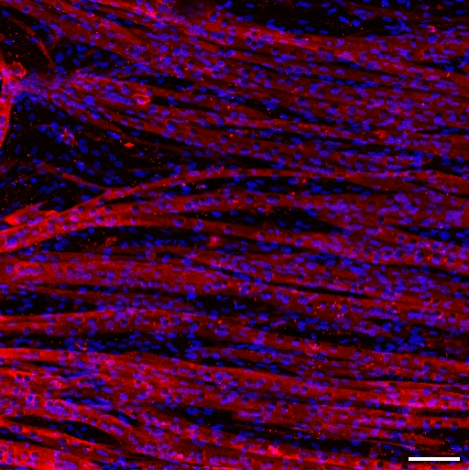
#> input picture B1 high (2).png, 469 x 470 px
$ python test_analyzer.py
#> lines starting #> are read from the running program, lines starting #| are printed output that depends on the picture; after the words box and inside, x2 and y2 are one past the last pixel; in counts of white or black regions, pixels touching at a corner belong together
### nuclei_detection.py
import os
import sys
import numpy as np
import cv2
import matplotlib.pyplot as plt
from skimage import filters, morphology, measure, segmentation, color, feature

def detect_nuclei(image_path, output_dir=None, visualize=True):
    """
    Detect and count nuclei in a fluorescence microscopy image.

    Parameters:
    -----------
    image_path : str
        Path to the input image
    output_dir : str, optional
        Directory to save output images and results
    visualize : bool, optional
        Whether to create and save visualization

    Returns:
    --------
    dict
        Dictionary containing nuclei count and other metrics
    """
#> called with image_path = 'B1 high (2).png', output_dir = 'validation_results', visualize = True
    # Create output directory if it doesn't exist
    if output_dir is None:
        output_dir = os.path.dirname(image_path)

    if not os.path.exists(output_dir):
        os.makedirs(output_dir)

    # Load the image
    print(f"Loading image: {image_path}")
    image = cv2.imread(image_path)
#> image is the input picture: shape (470, 469, 3); mean B, G, R 43.2, 2.5, 67.1
    if image is None:
        raise ValueError(f"Could not load image from {image_path}")

    # Convert from BGR to RGB for visualization
    image_rgb = cv2.cvtColor(image, cv2.COLOR_BGR2RGB)

    # Extract blue channel (nuclei)
    blue_channel = image_rgb[:, :, 2]  # In RGB, blue is channel 2
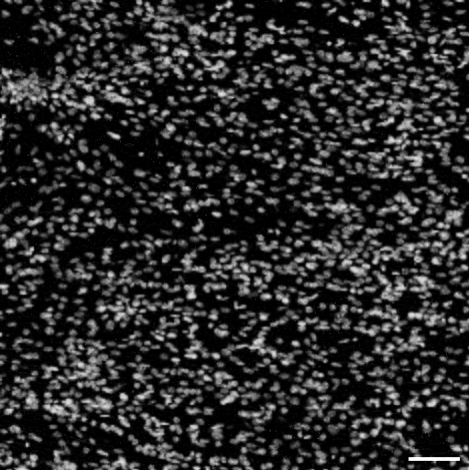
#> blue_channel: shape (470, 469); min 0, max 255, mean 43.2

    # Apply Gaussian blur to reduce noise
    blurred = cv2.GaussianBlur(blue_channel, (5, 5), 0)
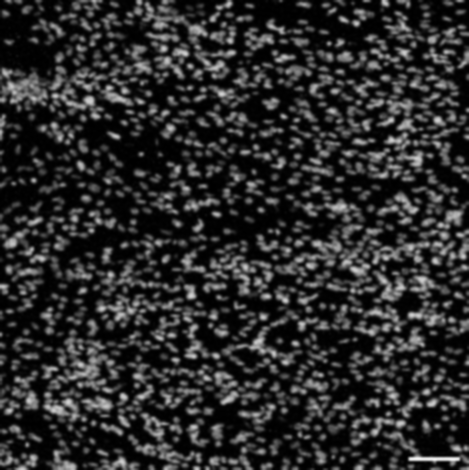
#> blurred: shape (470, 469); min 0, max 244, mean 43.2

    # Apply Otsu's thresholding to segment nuclei
    threshold_value, binary = cv2.threshold(blurred, 0, 255, cv2.THRESH_BINARY + cv2.THRESH_OTSU)
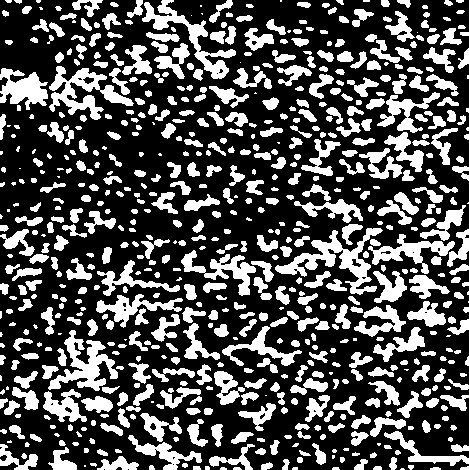
#> binary: shape (470, 469); 31.7% white; 687 white regions (91 under 20 px), largest, box (x1, y1, x2, y2) and area: (275, 228, 383, 295) 2012, (49, 66, 134, 120) 1709, (48, 330, 118, 391) 1629
#> threshold_value = 58
    print(f"Otsu's threshold value: {threshold_value}")
#| Otsu's threshold value: 58.0

    # Apply morphological operations to clean up the binary image
    # First, remove small noise with erosion
    kernel = np.ones((3, 3), np.uint8)
    eroded = cv2.erode(binary, kernel, iterations=1)
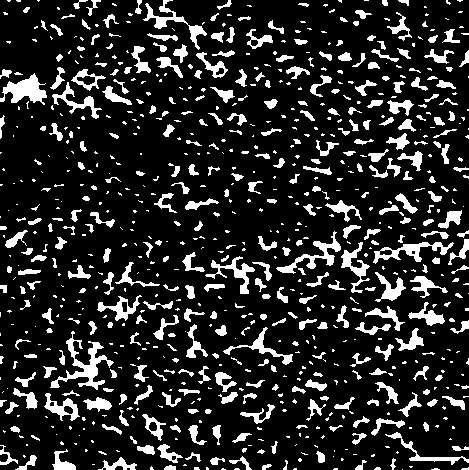
#> eroded: shape (470, 469); 16% white; 823 white regions (461 under 20 px), largest, box (x1, y1, x2, y2) and area: (50, 331, 114, 390) 970, (0, 73, 47, 105) 747, (276, 231, 341, 274) 613

    # Then dilate to restore nuclei size
    dilated = cv2.dilate(eroded, kernel, iterations=1)
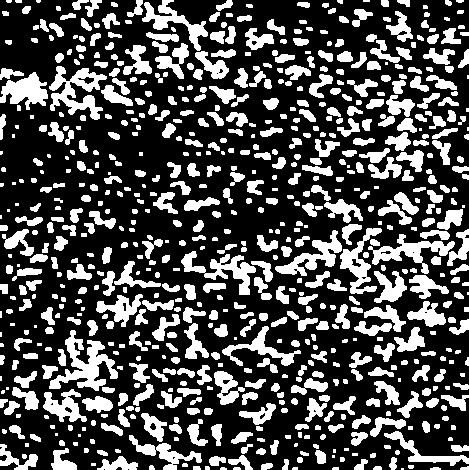
#> dilated: shape (470, 469); 30.5% white; 731 white regions (98 under 20 px), largest, box (x1, y1, x2, y2) and area: (49, 330, 118, 391) 1599, (49, 66, 107, 120) 1375, (181, 251, 256, 295) 1125

    # Apply distance transform for watershed segmentation
    dist_transform = cv2.distanceTransform(dilated, cv2.DIST_L2, 5)
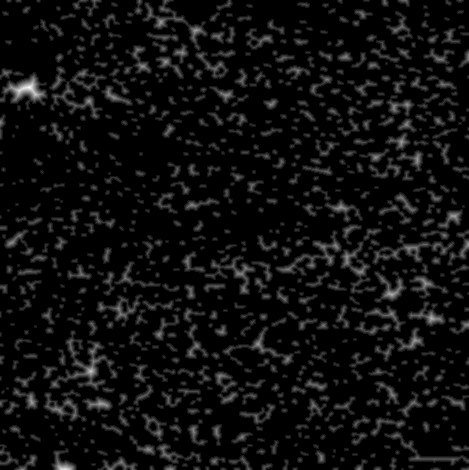
#> dist_transform: shape (470, 469) float32; min 0, max 10.39, mean 0.591; drawn with min black and max white

    # Normalize the distance image for range = {0.0, 1.0}
    cv2.normalize(dist_transform, dist_transform, 0, 1.0, cv2.NORM_MINMAX)

    # Find local maxima (markers) for watershed
    coordinates = feature.peak_local_max(dist_transform, min_distance=7, labels=dilated)
#> coordinates = 789 pairs, first value 7 to 462, second value 7 to 461

    # Create a boolean mask of the same shape as the image
    local_max = np.zeros_like(dist_transform, dtype=bool)

    # Mark the coordinates of local maxima as True
    for coord in coordinates:
        local_max[coord[0], coord[1]] = True
#> this loop made 789 passes
#> coord on passes 1 to 3: [87, 29], [371, 90], [318, 431]
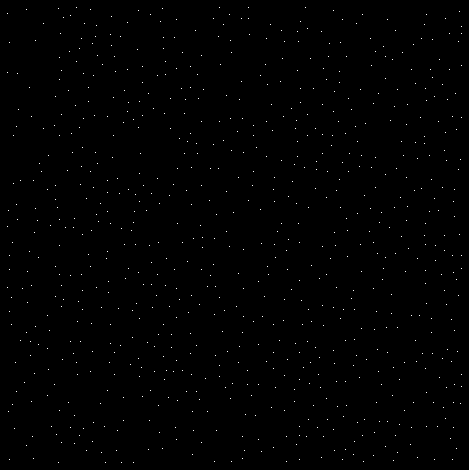
#> local_max: shape (470, 469) bool; 0.36% white in thin lines or dots

    # Label the markers
    markers = measure.label(local_max)
#> markers: shape (470, 469) int32; 790 distinct labels, from 0 to 789

    # Apply watershed segmentation
    labels = segmentation.watershed(-dist_transform, markers, mask=dilated)
#> labels: shape (470, 469) int32; 790 distinct labels, from 0 to 789
#> (the rest of the program and of its run is left out)
